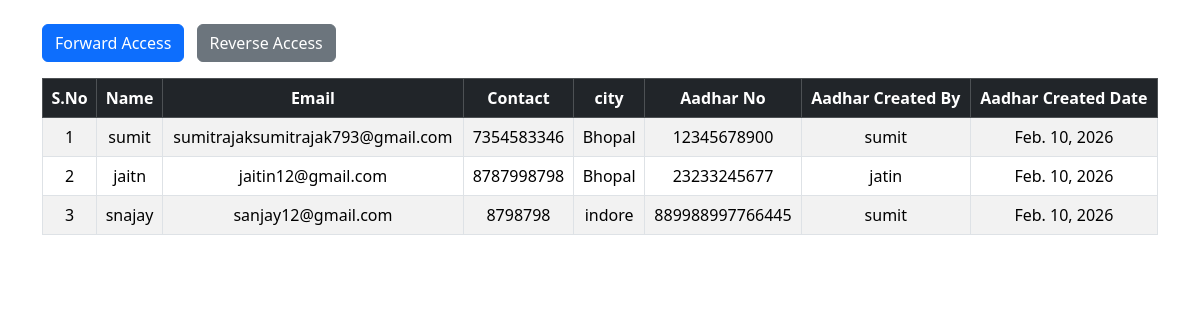
/forword_access/, run on the app's committed database.
### app/models.py (models this page shows)
class Student(models.Model):
    name=models.CharField(max_length=50)
    email=models.EmailField()
    contact=models.CharField(max_length=10)
    city=models.CharField(max_length=20)
    aadhar_no=models.OneToOneField(Aadhar,on_delete=models.CASCADE, related_name='xyz')  # with related_name

class Aadhar(models.Model):
    aadhar_no=models.IntegerField()
    create_date=models.DateField(auto_now_add=True)
    create_by=models.CharField(max_length=50)
    def __str__(self):
        return str(self.aadhar_no)

### app/views.py (the view)
# urls.py: path('forword_access/',views.forword_access,name='forword_access'),
def forword_access(req):
    stu_data=Student.objects.select_related('aadhar_no')
    print(stu_data.query)
    print(list(stu_data))
    for i in stu_data:
        print(i.name,i.email,i.contact,i.city,i.aadhar_no.aadhar_no,i.aadhar_no.create_date,i.aadhar_no.create_by)
    return render(req,'landing.html',{'stu_data':stu_data})

### app/templates/landing.html (shortened to what this page needs)
<link href="https://cdn.jsdelivr.net/npm/bootstrap@5.3.2/dist/css/bootstrap.min.css" rel="stylesheet">
<div class="container mt-4">
    <div class="mb-3">
        <a href="{% url 'forword_access' %}" class="btn btn-primary me-2">
            Forward Access
        </a>
        <a href="{% url 'reverse_access' %}" class="btn btn-secondary">
            Reverse Access
        </a>
    </div>
    {% if stu_data %}
    <div class="table-responsive">
        <table class="table table-bordered table-striped table-hover text-center align-middle">
            <thead class="table-dark">
                <tr>
                    <th>S.No</th>
                    <th>Name</th>
                    <th>Email</th>
                    <th>Contact</th>
                    <th>city</th>
                    <th>Aadhar No</th>
                    <th>Aadhar Created By</th>
                    <th>Aadhar Created Date</th>
                </tr>
            </thead>
            <tbody>
                {% for i in stu_data  %}
                <tr>
                     <td>{{ forloop.counter }}</td>
                    <td>{{ i.name }}</td>
                    <td>{{ i.email }}</td>
                    <td>{{ i.contact }}</td>
                    <td>{{ i.city }}</td>
                    <td>{{ i.aadhar_no }}</td>
                    <td>{{ i.aadhar_no.create_by }}</td>
                    <td>{{ i.aadhar_no.create_date }}</td>
                </tr>
                {% endfor %}
                {% endif %}
            </tbody>
        </table>
    </div>
</div>

### data on the page
Student: name "sumit", email "sumitrajaksumitrajak793@gmail.com", contact "7354583346", city "Bhopal", aadhar_no "12345678900", aadhar_no.create_by "sumit", aadhar_no.create_date "Feb. 10, 2026"
Student: name "jaitn", email "jaitin12@gmail.com", contact "8787998798", city "Bhopal", aadhar_no "23233245677", aadhar_no.create_by "jatin", aadhar_no.create_date "Feb. 10, 2026"
Student: name "snajay", email "sanjay12@gmail.com", contact "8798798", city "indore", aadhar_no "889988997766445", aadhar_no.create_by "sumit", aadhar_no.create_date "Feb. 10, 2026"
